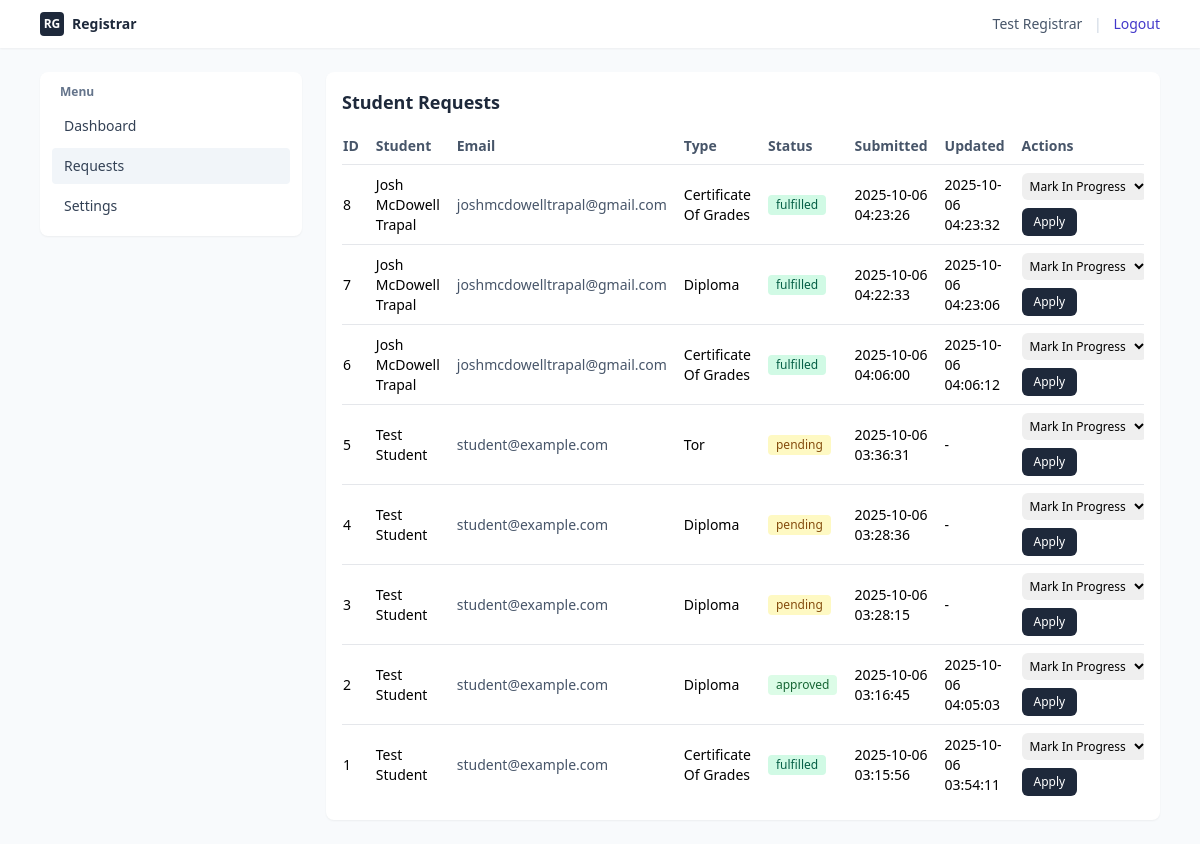
The app's page /registrar/requests.php (signed in) with its own data.
### tables this page shows
CREATE TABLE IF NOT EXISTS `clarcrequest` (
  `id` BIGINT UNSIGNED AUTO_INCREMENT PRIMARY KEY,
  `student_id` INT UNSIGNED NOT NULL,
  `request_type` VARCHAR(64) NOT NULL,
  `copies` INT UNSIGNED NOT NULL DEFAULT 1,
  `status` ENUM('pending','in_progress','approved','denied','fulfilled','cancelled') NOT NULL DEFAULT 'pending',
  `notes` TEXT NULL,
  `submitted_at` TIMESTAMP NOT NULL DEFAULT CURRENT_TIMESTAMP,
  `updated_at` TIMESTAMP NULL DEFAULT NULL ON UPDATE CURRENT_TIMESTAMP,
  CONSTRAINT `fk_clarcrequest_student` FOREIGN KEY (`student_id`) REFERENCES `students`(`id`) ON DELETE CASCADE ON UPDATE CASCADE
);

CREATE TABLE IF NOT EXISTS `students` (
  `id` INT UNSIGNED AUTO_INCREMENT PRIMARY KEY,
  `email` VARCHAR(255) NOT NULL UNIQUE,
  `full_name` VARCHAR(255) NOT NULL,
  `password_hash` VARCHAR(255) NOT NULL,
  `created_at` TIMESTAMP NOT NULL DEFAULT CURRENT_TIMESTAMP
);

### registrar/requests.php (the view, shortened to what this page needs)
<?php
$pdo = get_db();
$rows = [];
try {
  $stmt = $pdo->query('SELECT c.id, c.request_type, c.status, c.submitted_at, c.updated_at, c.notes, s.full_name AS student_name, s.email AS student_email FROM clarcrequest c JOIN students s ON s.id = c.student_id ORDER BY c.submitted_at DESC');
  $rows = $stmt->fetchAll();
} catch (Throwable $e) {
  $flash_error = 'Failed to load requests.';
}
function status_badge_class(string $s): string {
  switch ($s) {
    case 'pending': return 'bg-yellow-100 text-yellow-800';
    case 'approved': return 'bg-green-100 text-green-800';
    case 'fulfilled': return 'bg-emerald-100 text-emerald-800';
  }
}
?>
<!doctype html>
<html lang="en">
  <head>
    <script src="https://cdn.tailwindcss.com"></script>
  </head>
  <body class="min-h-screen bg-slate-50">
    <header class="bg-white shadow-sm">
      <div class="max-w-6xl mx-auto px-4 py-3 flex items-center justify-between">
        <div class="flex items-center gap-2">
          <span class="inline-flex h-6 w-6 items-center justify-center rounded bg-slate-800 text-white text-xs font-bold">RG</span>
          <span class="text-sm font-semibold text-slate-800">Registrar</span>
        </div>
        <div class="text-sm text-slate-600">
          <?= htmlspecialchars($_SESSION['user_name'] ?? 'Registrar') ?>
          <span class="mx-2 text-slate-300">|</span>
          <a href="../logout.php" class="text-indigo-700 hover:text-indigo-900">Logout</a>
        </div>
      </div>
    </header>
    <div class="max-w-6xl mx-auto px-4 py-6 grid grid-cols-1 md:grid-cols-12 gap-6">
      <aside class="md:col-span-3">
        <nav class="bg-white rounded-lg shadow-sm p-3 sticky top-4">
          <p class="px-2 pb-2 text-xs font-semibold text-slate-500">Menu</p>
          <ul class="space-y-1">
            <li><a href="dashboard.php" class="block rounded px-3 py-2 text-sm text-slate-700 hover:bg-slate-100">Dashboard</a></li>
            <li><a href="requests.php" class="block rounded px-3 py-2 text-sm text-slate-700 bg-slate-100">Requests</a></li>
            <li><a href="settings.php" class="block rounded px-3 py-2 text-sm text-slate-700 hover:bg-slate-100">Settings</a></li>
          </ul>
        </nav>
      </aside>
      <main class="md:col-span-9 space-y-6">
        <div class="bg-white rounded-lg shadow-sm p-4">
          <h1 class="text-lg font-semibold text-slate-800">Student Requests</h1>
          <div class="mt-3 overflow-x-auto">
            <table class="min-w-full text-sm">
              <thead>
                <tr class="text-left text-slate-600">
                  <th class="py-2 pr-4">ID</th>
                  <th class="py-2 pr-4">Student</th>
                  <th class="py-2 pr-4">Email</th>
                  <th class="py-2 pr-4">Type</th>
                  <th class="py-2 pr-4">Status</th>
                  <th class="py-2 pr-4">Submitted</th>
                  <th class="py-2 pr-4">Updated</th>
                  <th class="py-2 pr-4">Actions</th>
                </tr>
              </thead>
              <tbody>
                <?php foreach ($rows as $r): ?>
                  <tr class="border-t">
                    <td class="py-2 pr-4"><?= htmlspecialchars($r['id']) ?></td>
                    <td class="py-2 pr-4"><?= htmlspecialchars($r['student_name']) ?></td>
                    <td class="py-2 pr-4 text-slate-600"><?= htmlspecialchars($r['student_email']) ?></td>
                    <td class="py-2 pr-4 capitalize"><?= htmlspecialchars(str_replace('_',' ', $r['request_type'])) ?></td>
                    <td class="py-2 pr-4">
                      <?php $cls = status_badge_class($r['status']); ?>
                      <span class="inline-block rounded px-2 py-0.5 text-xs font-medium <?= $cls ?>">
                        <?= htmlspecialchars(str_replace('_',' ', $r['status'])) ?>
                      </span>
                    </td>
                    <td class="py-2 pr-4"><?= htmlspecialchars($r['submitted_at']) ?></td>
                    <td class="py-2 pr-4"><?= htmlspecialchars($r['updated_at'] ?? '-') ?></td>
                    <td class="py-2 pr-4">
                      <form action="request_update.php" method="post" class="flex flex-wrap gap-2 items-center">
                        <select name="action" class="rounded-md border-slate-300 text-xs p-1">
                          <option value="in_progress">Mark In Progress</option>
                        </select>
                        <button type="submit" class="inline-flex justify-center rounded-md bg-slate-800 px-3 py-1.5 text-white text-xs font-medium hover:bg-slate-900">Apply</button>
                      </form>
                    </td>
                  </tr>
                <?php endforeach; ?>
              </tbody>
            </table>
          </div>
        </div>
      </main>
    </div>
  </body>
  </html>

### records on screen
clarcrequest: id "8", student.full_name "Josh McDowell Trapal", student.email "joshmcdowelltrapal@gmail.com", request_type "Certificate Of Grades", status "fulfilled", submitted_at "2025-10-06 04:23:26", updated_at "2025-10-06 04:23:32"
clarcrequest: id "7", student.full_name "Josh McDowell Trapal", student.email "joshmcdowelltrapal@gmail.com", request_type "Diploma", status "fulfilled", submitted_at "2025-10-06 04:22:33", updated_at "2025-10-06 04:23:06"
clarcrequest: id "6", student.full_name "Josh McDowell Trapal", student.email "joshmcdowelltrapal@gmail.com", request_type "Certificate Of Grades", status "fulfilled", submitted_at "2025-10-06 04:06:00", updated_at "2025-10-06 04:06:12"
clarcrequest: id "5", student.full_name "Test Student", student.email "student@example.com", request_type "Tor", status "pending", submitted_at "2025-10-06 03:36:31", updated_at "-"
clarcrequest: id "4", student.full_name "Test Student", student.email "student@example.com", request_type "Diploma", status "pending", submitted_at "2025-10-06 03:28:36", updated_at "-"
clarcrequest: id "3", student.full_name "Test Student", student.email "student@example.com", request_type "Diploma", status "pending", submitted_at "2025-10-06 03:28:15", updated_at "-"
clarcrequest: id "2", student.full_name "Test Student", student.email "student@example.com", request_type "Diploma", status "approved", submitted_at "2025-10-06 03:16:45", updated_at "2025-10-06 04:05:03"
clarcrequest: id "1", student.full_name "Test Student", student.email "student@example.com", request_type "Certificate Of Grades", status "fulfilled", submitted_at "2025-10-06 03:15:56", updated_at "2025-10-06 03:54:11"

### other values on screen
$_SESSION['user_name'] "Test Registrar"
